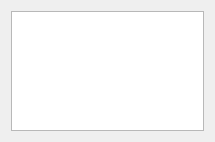
<?xml version="1.0" encoding="UTF-8"?>
<ui version="4.0">
 <class>FileTree</class>
 <widget class="QWidget" name="FileTree">
  <property name="geometry">
   <rect>
    <x>0</x>
    <y>0</y>
    <width>215</width>
    <height>142</height>
   </rect>
  </property>
  <property name="windowTitle">
   <string>Form</string>
  </property>
  <layout class="QHBoxLayout" name="horizontalLayout">
   <item>
    <widget class="QTreeView" name="treeView"/>
   </item>
  </layout>
 </widget>
 <resources/>
 <connections/>
</ui>
